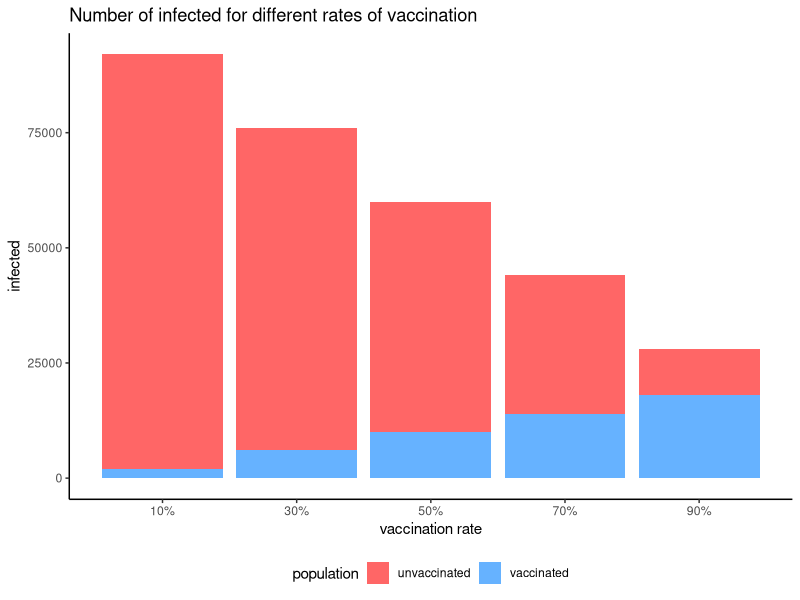
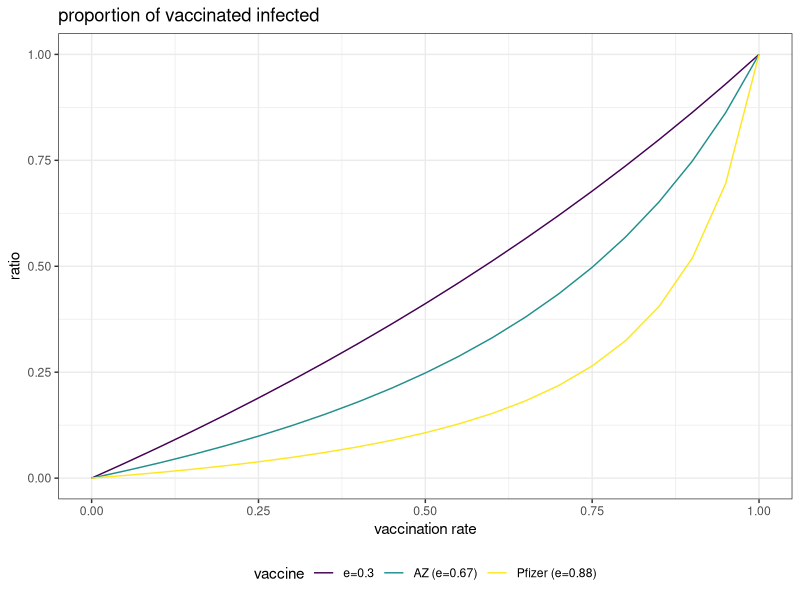
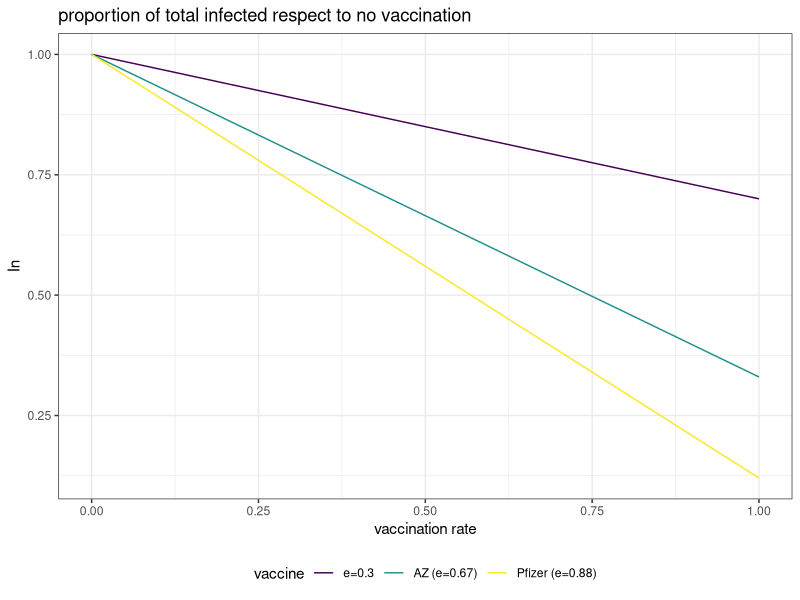

Recreate these plots in R, in order.
## ---- chunk 1
knitr::opts_chunk$set(echo = FALSE, message = FALSE)
library(tidyverse)
library(kableExtra)
library(viridis)
## ---- chunk 2
vax_sample <- data.frame(v=seq(0.1, 0.9, 0.2))

vax_sample <- vax_sample %>% 
  mutate(unv = 100000*(1-v), vax = 20000*v)

vax_sample <- vax_sample %>%
  pivot_longer(-v)

vax_sample %>%
  ggplot(aes(v, value, fill = name)) +
  geom_bar(stat = "identity") +
  theme_classic() +
  labs(title = "Number of infected for different rates of vaccination", x = "vaccination rate", y = "infected") +
  scale_fill_manual(name = "population", label = c("unvaccinated", "vaccinated"), values = c("#FF6666", "#66B2FF")) +
  scale_x_continuous(breaks = seq(0.1, 0.9, 0.2), labels = scales::percent) +
  theme(legend.position = "bottom")
## ---- chunk 3
vax_table <- data.frame(v = rep(seq(0, 1, 0.05), 3), e = c(rep(0.88, 21), rep(0.67, 21), rep(0.3, 21)))
vax_table <- vax_table %>%
  mutate(r = (v-v*e)/(1-v*e)) %>%
  mutate(p = 1 - v*e) %>%
  mutate(e_f = as.factor(e))

vax_table %>%
  ggplot(aes(v, r, color = e_f)) +
  geom_line() +
  scale_color_viridis_d(name="vaccine", label=c("e=0.3", "AZ (e=0.67)", "Pfizer (e=0.88)")) +
  theme_bw() +
  labs(title = "proportion of vaccinated infected", x = "vaccination rate", y = "ratio") +
  theme(legend.position = "bottom")
## ---- chunk 4
vax_table %>%
  ggplot(aes(v, p, color = e_f)) +
  geom_line() +
  scale_color_viridis_d(name="vaccine", label=c("e=0.3", "AZ (e=0.67)", "Pfizer (e=0.88)")) +
  theme_bw() +
  labs(title = "proportion of total infected respect to no vaccination", x = "vaccination rate", y = "In") +
  theme(legend.position = "bottom")
## ---- chunk 5
vax_eff <- data.frame(vaccine = c("Pfizer (BNT162b2)", "Astra Zeneca (ChAdOx1)"), eff_alpha = c("93.7% (95% CI, 91.6 to 95.3)", "74.5% (95% CI, 68.4 to 79.4)"), eff_delta = c("88.0% (95% CI, 85.3 to 90.1)", "67.0% (95% CI, 61.3 to 71.8)"))
names(vax_eff) <- c("vaccine", "efficacy alpha", "efficacy delta")

vax_eff %>%
  kbl() %>%
  kable_styling(full_width = F)
